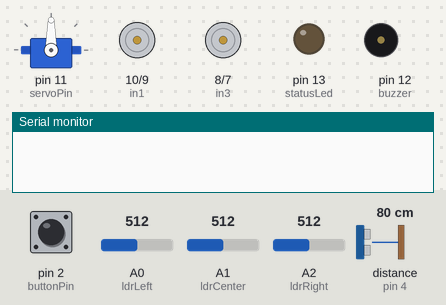
This sketch was run on a simulated Arduino Uno, built with avr-gcc and run on an emulated ATmega328P. Parts: servo, motor-driver pin pairs drawn as motors (green arrow = first pin HIGH = forward, orange = second pin HIGH = backward, longer = more drive, scaled by the enable pin), output pins drawn as LEDs (lit = HIGH), buzzer (waves = sounding), the last lines printed to the serial monitor. Inputs (shaded band) come from the test bench; at power-on: pin 2 (buttonPin) HIGH, distance to the obstacle (sensor on pin 4) 80 cm, A0 (ldrLeft) = 512, A1 (ldrCenter) = 512, A2 (ldrRight) = 512. The echo pulse lasts 58.3 µs per cm; pins used as bus, display or sensor lines are not drawn.

Above: at 1.2 s.
1.3 s: pin 2 (buttonPin) pulled LOW for 0.15 s
At 2.5 s:
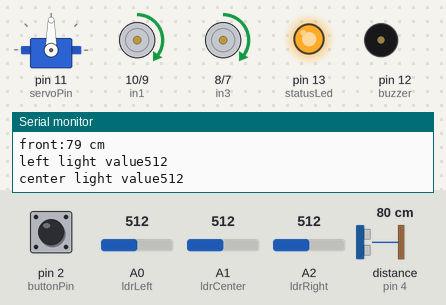
2.9 s: distance to the obstacle (sensor on pin 4) set to 14 cm
4.4 s: distance to the obstacle (sensor on pin 4) set to 10 cm
At 5.1 s:
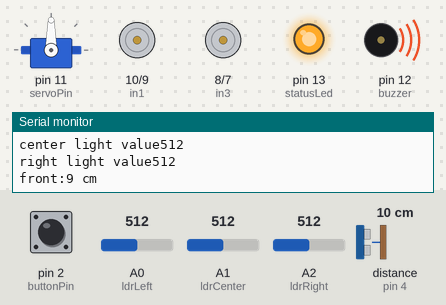
7.4 s: distance to the obstacle (sensor on pin 4) set to 18 cm
At 8.9 s:
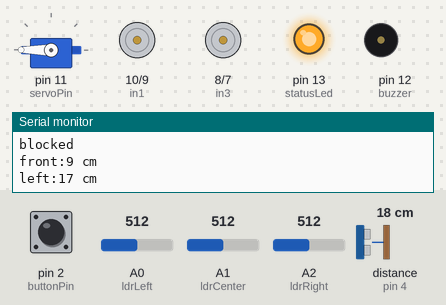
10.4 s: A0 (ldrLeft) set to 548
13.4 s: A0 (ldrLeft) set to 577
At 14.4 s:
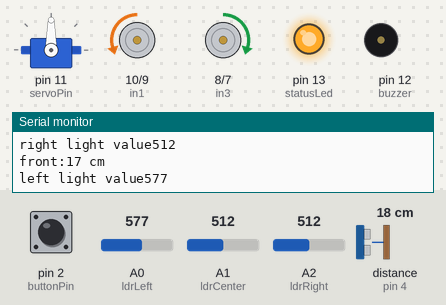
Timing chart, 0 to 15.9 s (numbered marks = the images above; inputs shaded):
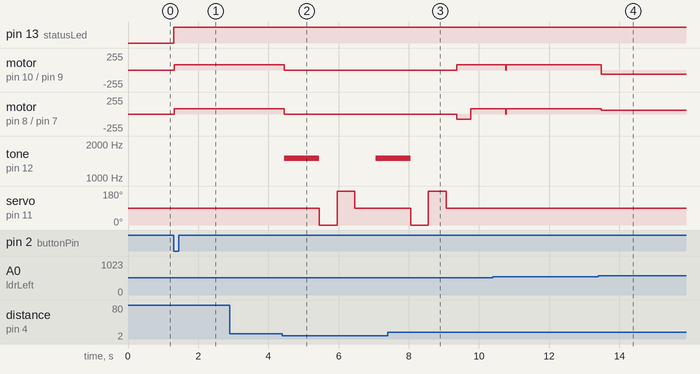

The sketch:

code.ino
```cpp
#include <Servo.h>

Servo radarServo;

const int enA =5;
const int enB = 6;

const int in1 = 10;
const int in2 = 9;
const int in3 = 8;
const int in4 = 7;

const int servoPin = 11;

const int trigPin = 3;
const int echoPin = 4;

const int buttonPin = 2;
const int statusLed = 13;
const int buzzer = 12;

const int ldrLeft = A0;
const int ldrCenter = A1;
const int ldrRight = A2;

bool robotOn = false;
int lastButtonState = HIGH;

const int lightThreshold = 400;
const int stopThreshold = 900;
const int tolerance = 50;

int obstacleDistance = 10;

int forwardSpeed = 80;
int turnSpeed = 60;

int leftLightValue = 0;
int centerLightValue = 0;
int rightLightValue = 0;

int leftDistanceValue;
int rightDistanceValue;


void setup()
{

  pinMode(trigPin, OUTPUT);
  pinMode(echoPin, INPUT);
  pinMode(buttonPin, INPUT_PULLUP);
  pinMode(statusLed, OUTPUT);
  pinMode(buzzer, OUTPUT);
  pinMode(in1, OUTPUT);
  pinMode(in2, OUTPUT);
  pinMode(in3, OUTPUT);
  pinMode(in4, OUTPUT);
  pinMode(enA, OUTPUT);
  pinMode(enB, OUTPUT);

  radarServo.attach(servoPin);

  radarServo.write(90);

  Serial.begin(9600);
}

void loop()
{
  readButton();
  if(robotOn)
  {
    digitalWrite(statusLed, HIGH);
    runRobot();
  }
  else
  {
    stopRobot();
    digitalWrite(statusLed, LOW);
  }
}


void readButton()
{
  int buttonState = digitalRead(buttonPin);

  if(buttonState == LOW && lastButtonState == HIGH)
  {
    robotOn = !robotOn;
  }
  lastButtonState = buttonState;
}


void followLight()
{
  leftLightValue = analogRead(ldrLeft);
  centerLightValue = analogRead(ldrCenter);
  rightLightValue = analogRead(ldrRight);

  Serial.print("left light value");
  Serial.println(leftLightValue);

  Serial.print("center light value");
  Serial.println(centerLightValue);

  Serial.print("right light value");
  Serial.println(rightLightValue);

  if(leftLightValue > stopThreshold || centerLightValue > stopThreshold || rightLightValue > stopThreshold)
  {
    stopRobot();
    return;
  }

  if(leftLightValue < lightThreshold && centerLightValue < lightThreshold && rightLightValue < lightThreshold)
  {
    stopRobot();
    return;
  }

  if(leftLightValue > centerLightValue + tolerance && leftLightValue > rightLightValue + tolerance)
  {
    turnLeft();
  }

  else if(rightLightValue > centerLightValue + tolerance && rightLightValue > leftLightValue + tolerance)
  {
    turnRight();
  }

  else
  {
    moveForward();
  }
}


void runRobot()
{
  int distance = getDistance();

  Serial.print("front:");
  Serial.print(distance);
  Serial.println(" cm");

  if(distance > obstacleDistance)
  {
    followLight();
  }
  else
  {
    avoidObstacle();
  }
}


void avoidObstacle()
{
  stopRobot();
  tone(buzzer,1500); //  tone(buzzer, 1500, 1000);
  delay(1000);
  noTone(buzzer);
  leftDistanceValue = lookLeft();
  rightDistanceValue = lookRight();
  radarServo.write(90);
  delay(300);
  chooseDirection();
}


void chooseDirection()
{
  if(leftDistanceValue <= obstacleDistance && rightDistanceValue <= obstacleDistance)
  {
    Serial.println("blocked");
    stopRobot();
    delay(300);
    return;
  }

  if(leftDistanceValue > rightDistanceValue)
  {
    turnLeft();
  }

  else
  {
    turnRight();
  }
    delay(400);
    stopRobot();
    moveForward();
    delay(1000);
    stopRobot();
}


int getDistance()
{
  digitalWrite(trigPin, LOW);
  delayMicroseconds(2);
  digitalWrite(trigPin, HIGH);
  delayMicroseconds(10);
  digitalWrite(trigPin, LOW);

  long duration = pulseIn(echoPin, HIGH);
  int distance = duration * 0.034 / 2;
  return distance;
}


void moveForward()
{
  analogWrite(enA, forwardSpeed);
  analogWrite(enB, forwardSpeed);
  digitalWrite(in1, HIGH);
  digitalWrite(in2, LOW);
  digitalWrite(in3, HIGH);
  digitalWrite(in4, LOW);
}


void turnLeft()
{
  analogWrite(enA, turnSpeed);
  analogWrite(enB, turnSpeed);
  digitalWrite(in1, LOW);
  digitalWrite(in2, HIGH);
  digitalWrite(in3, HIGH);
  digitalWrite(in4, LOW);
}


void turnRight()
{
  analogWrite(enA, turnSpeed);
  analogWrite(enB, turnSpeed);
  digitalWrite(in1, HIGH);
  digitalWrite(in2, LOW);
  digitalWrite(in3, LOW);
  digitalWrite(in4, HIGH);
}


void stopRobot()
{
  analogWrite(enA, 0);
  analogWrite(enB, 0);
  digitalWrite(in1, LOW);
  digitalWrite(in2, LOW);
  digitalWrite(in3, LOW);
  digitalWrite(in4, LOW);
}


int lookLeft()
{
  radarServo.write(0);
  delay(500);
  int distance = getDistance();

  Serial.print("left:");
  Serial.print(distance);
  Serial.println(" cm");

  return distance;
}


int lookRight()
{
  radarServo.write(180);
  delay(500);
  int distance = getDistance();

  Serial.print("right:");
  Serial.print(distance);
  Serial.println(" cm");

  return distance;
}
```

Measured:
- the behaviour switches between 12 and 11 cm on distance to the obstacle (sensor on pin 4) (found by bisection; images 1 and 2)
- the behaviour switches between 562 and 563 on A0 (ldrLeft) (found by bisection; images 3 and 4)
- after the input at 1.3 s, pin 13 (statusLed): LOW → HIGH at once; motor on pin 10 (in1) / pin 9 (in2), motor on pin 8 (in3) / pin 7 (in4): stopped → forward 80/255 at once
- after the input at 4.4 s, motor on pin 10 (in1) / pin 9 (in2), motor on pin 8 (in3) / pin 7 (in4): forward 80/255 → stopped after 0.05 s; tone on pin 12 (buzzer): silent → 1500 Hz after 0.05 s, → silent 1.0 s later, → 1500 Hz 1.6 s later; servo on pin 11 (servoPin): 90° → 0° after 1.1 s, → 180° 0.50 s later, → 90° 0.50 s later
- after the input at 7.4 s, motor on pin 10 (in1) / pin 9 (in2): stopped → forward 80/255 after 2.0 s; motor on pin 8 (in3) / pin 7 (in4): stopped → backward 80/255 after 2.0 s, → forward 80/255 0.40 s later; tone on pin 12 (buzzer): goes on until 8.1 s, then stays silent
- after the input at 13.4 s, motor on pin 10 (in1) / pin 9 (in2): forward 80/255 → backward 60/255 after 0.09 s; motor on pin 8 (in3) / pin 7 (in4): forward 80/255 → forward 60/255 after 0.09 s
